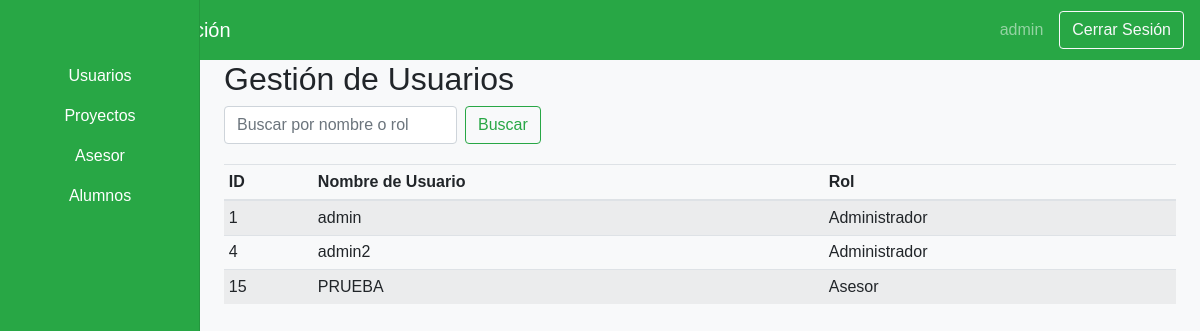
/views/admin/dashboardAdmin.php (signed in), run on an earlier commit of the app's database.
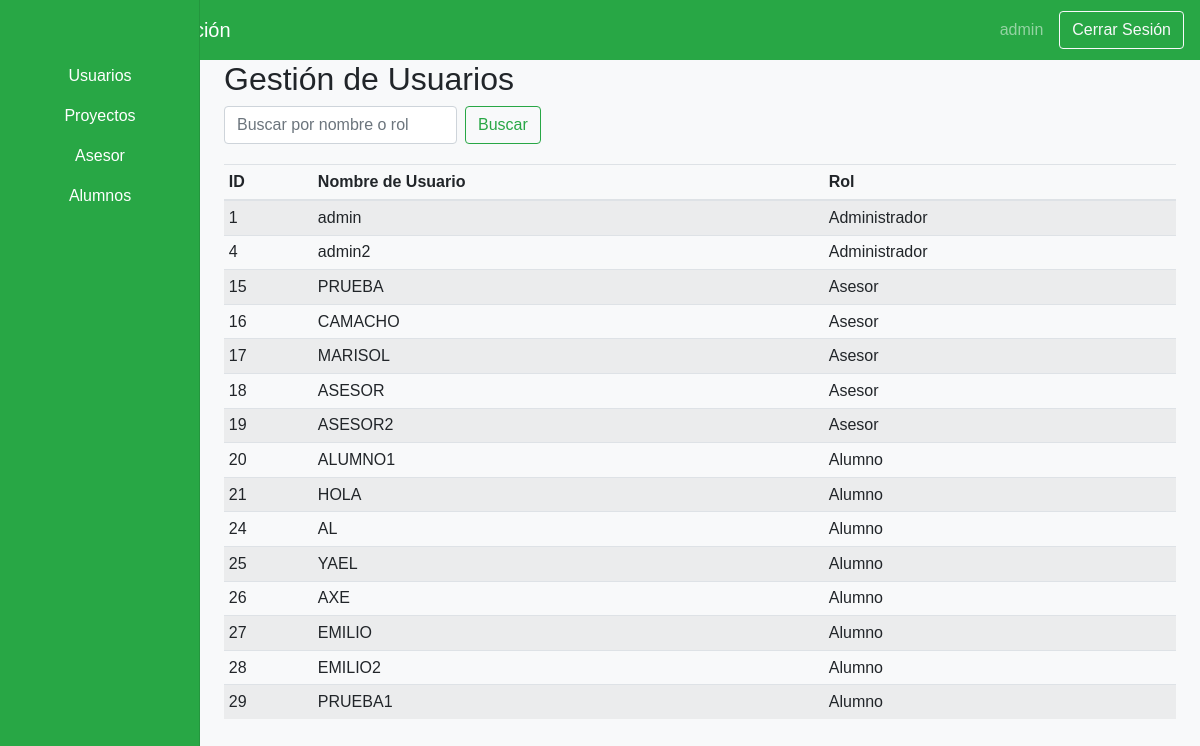
And on a later commit of the database.
### tables this page shows
CREATE TABLE IF NOT EXISTS `usuario` (
  `ID_Usuario` int NOT NULL AUTO_INCREMENT,
  `Nombre_Usuario` varchar(50) NOT NULL,
  `Contraseña` varchar(255) NOT NULL,
  `Rol` int DEFAULT NULL,
  PRIMARY KEY (`ID_Usuario`),
  KEY `fk_usuario_rol` (`Rol`)
);

### Includes/functions.php (called while the page is built, shortened)
<?php
function getRoleName($roleId) {
    switch ($roleId) {
        case 1:
            return 'Alumno';
        case 2:
            return 'Asesor';
        case 3:
            return 'Administrador';
    }
}
?>

### Views/Admin/dashboardAdmin.php (the view, shortened to what this page needs)
<?php
include('../../includes/config.php');
?>
<!DOCTYPE html>
<html lang="es">
<head>
    <link rel="stylesheet" href="https://stackpath.bootstrapcdn.com/bootstrap/4.3.1/css/bootstrap.min.css">
    <link rel="stylesheet" href="<?php echo CSS_PATH; ?>dashboard.css">
</head>
<body>
    <nav class="navbar navbar-dark bg-success">
        <span class="navbar-brand mb-0 h1">Panel de Administración</span>
        <div class="d-flex align-items-center">
            <span class="navbar-text mr-3">
                <?php echo $_SESSION['username']; ?>
            </span>
            <a href="../public/logout.php" class="btn btn-outline-light">Cerrar Sesión</a>
        </div>
    </nav>
    <div class="container-fluid">
        <div class="row">
            <nav class="col-md-2 d-none d-md-block bg-success sidebar">
                <div class="sidebar-sticky">
                    <ul class="nav flex-column">
                        <li class="nav-item">
                            <a class="nav-link text-white text-center" href="#">
                                Usuarios
                            </a>
                        </li>
                        <li class="nav-item">
                            <a class="nav-link text-white text-center" href="dashboardAdminProyectos.php">
                                Proyectos
                            </a>
                        </li>
                        <li class="nav-item">
                            <a class="nav-link text-white text-center" href="dashboardAdminAsesor.php">
                                Asesor
                            </a>
                        </li>
                        <li class="nav-item">
                            <a class="nav-link text-white text-center" href="dashboardAdminAlumnos.php">
                                Alumnos
                            </a>
                        </li>
                    </ul>
                </div>
            </nav>
            <main role="main" class="col-md-9 ml-sm-auto col-lg-10 px-4">
                <h2>Gestión de Usuarios</h2>
                <form method="GET" class="form-inline mb-3">
                    <input class="form-control mr-sm-2" type="search" name="search" placeholder="Buscar por nombre o rol" aria-label="Buscar">
                    <button class="btn btn-outline-success my-2 my-sm-0" type="submit">Buscar</button>
                </form>
                <div class="table-responsive">
                    <table class="table table-striped table-sm">
                        <thead>
                            <tr>
                                <th>ID</th>
                                <th>Nombre de Usuario</th>
                                <th>Rol</th>
                            </tr>
                        </thead>
                        <tbody>
                            <?php
                            $searchQuery = "";
                            $query = "SELECT ID_Usuario, Nombre_Usuario, Rol FROM usuario WHERE Rol != 4 $searchQuery ORDER BY ID_Usuario ASC";
                            $result = $connection->query($query);
                            while ($row = $result->fetch_assoc()) {
                                echo "<tr>";
                                echo "<td>" . htmlspecialchars($row['ID_Usuario']) . "</td>";
                                echo "<td>" . htmlspecialchars($row['Nombre_Usuario']) . "</td>";
                                echo "<td>" . htmlspecialchars(getRoleName($row['Rol'])) . "</td>";
                                echo "</tr>";
                            }
                            ?>
                        </tbody>
                    </table>
                </div>
            </main>
        </div>
    </div>
</body>
</html>

### Assets/CSS/dashboard.css (style rules this page uses)
body { font-family: Arial, sans-serif; background-color: #f8f9fa; overflow: hidden; }
.navbar { height: 60px; display: flex; align-items: center; justify-content: space-between; background-color: #28a745; color: white; }
.sidebar { position: fixed; top: 0; bottom: 0; left: 0; z-index: 100; padding: 48px 0 0; box-shadow: inset -1px 0 0 rgba(0, 0, 0, 0.1); background-color: #28a745; }
.sidebar-sticky { position: relative; top: 0; height: calc(100vh - 48px); padding-top: 0.5rem; overflow-x: hidden; overflow-y: auto; }
.sidebar .nav-link { font-weight: 500; color: black; }
.table-responsive { margin-top: 20px; }
.table-striped tbody tr:nth-of-type(odd) { background-color: rgba(0, 0, 0, 0.05); }

What changed in the data, as far as the page shows it:
added usuario: ID_Usuario "16", Nombre_Usuario "CAMACHO", Rol "Asesor"
added usuario: ID_Usuario "17", Nombre_Usuario "MARISOL", Rol "Asesor"
added usuario: ID_Usuario "18", Nombre_Usuario "ASESOR", Rol "Asesor"
added usuario: ID_Usuario "19", Nombre_Usuario "ASESOR2", Rol "Asesor"
added usuario: ID_Usuario "20", Nombre_Usuario "ALUMNO1", Rol "Alumno"
added usuario: ID_Usuario "21", Nombre_Usuario "HOLA", Rol "Alumno"
added usuario: ID_Usuario "24", Nombre_Usuario "AL", Rol "Alumno"
added usuario: ID_Usuario "25", Nombre_Usuario "YAEL", Rol "Alumno"
added usuario: ID_Usuario "26", Nombre_Usuario "AXE", Rol "Alumno"
added usuario: ID_Usuario "27", Nombre_Usuario "EMILIO", Rol "Alumno"
added usuario: ID_Usuario "28", Nombre_Usuario "EMILIO2", Rol "Alumno"
added usuario: ID_Usuario "29", Nombre_Usuario "PRUEBA1", Rol "Alumno"
